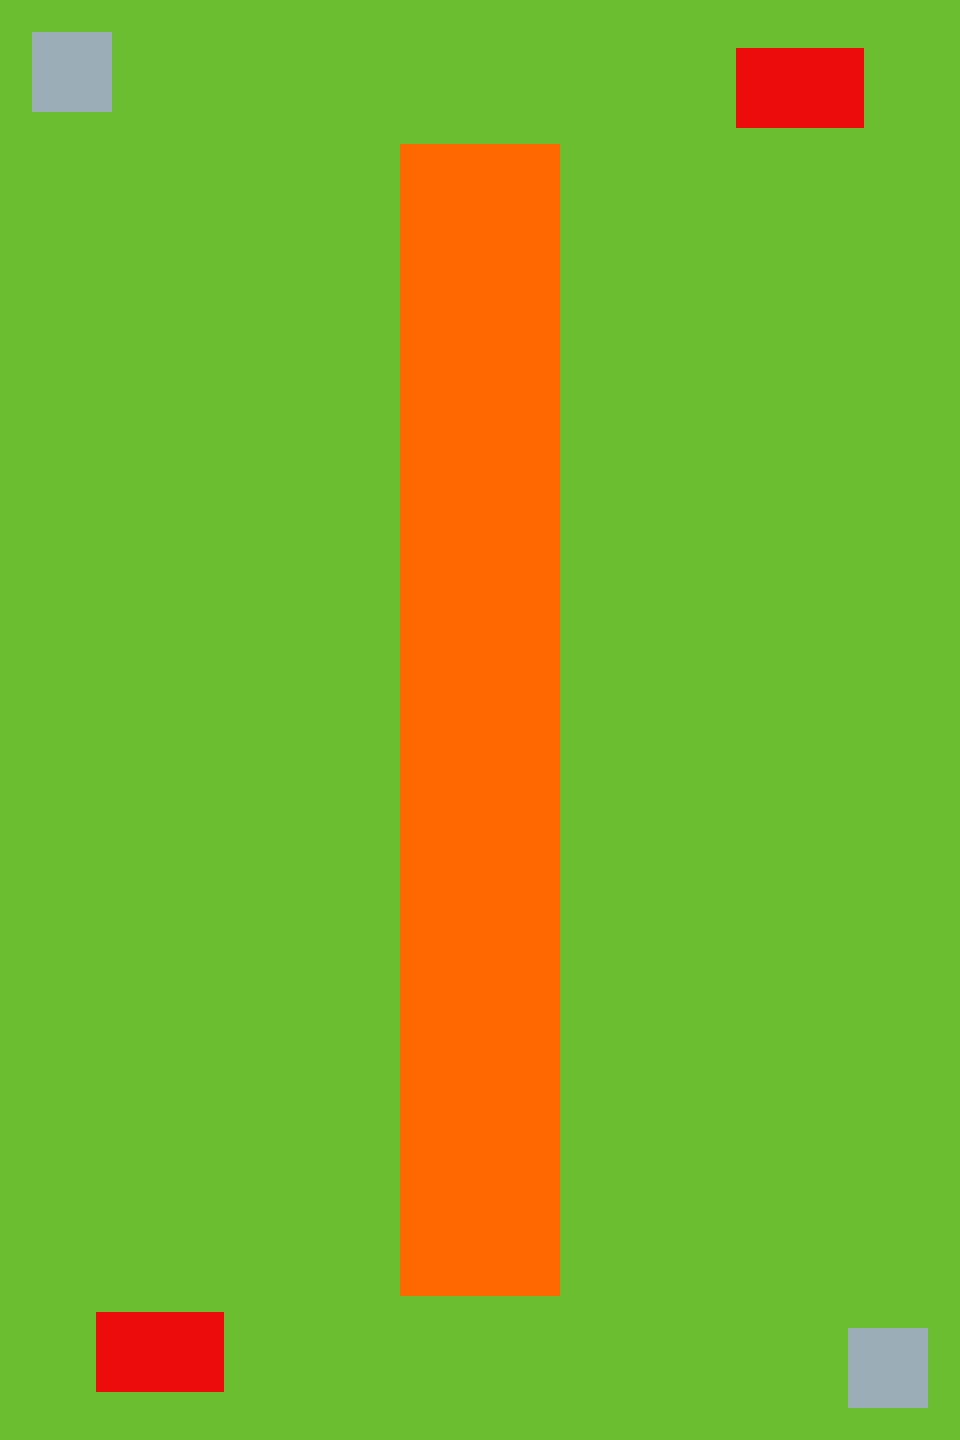

The image is a tile-based game level rendered from a .tmx file. Its description and source (layers, tilesets, objects; grid data summarised) follow:
An orthogonal 60x90 tile map with 16x16 px tiles, 5 tile layers (background, friend-birth, enemy-birth, mainstreet, ...).

<map version="1.0" orientation="orthogonal" renderorder="left-down" width="60" height="90" tilewidth="16" tileheight="16" nextobjectid="1">
 <tileset firstgid="1" name="colors" tilewidth="16" tileheight="16" tilecount="6" columns="0">
  <tile id="0">
   <image width="16" height="16" source="../textures/battlefield/background/background.png" />
  </tile>
  <tile id="1">
   <image width="16" height="16" source="../textures/battlefield/background/barricade.png" />
  </tile>
  <tile id="2">
   <image width="16" height="16" source="../textures/battlefield/background/mainstreet.png" />
  </tile>
  <tile id="3">
   <image width="16" height="16" source="../textures/battlefield/background/path.png" />
  </tile>
  <tile id="4">
   <image width="16" height="16" source="../textures/battlefield/background/sideway.png" />
  </tile>
  <tile id="5">
   <image width="16" height="16" source="../textures/battlefield/background/enemy.png" />
  </tile>
 </tileset>
 <layer name="background" width="60" height="90">
  <data>[5400 cells, 5400 non-empty, 1 distinct tile ids]</data>
 </layer>
 <layer name="friend-birth" width="60" height="90">
  <data>[5400 cells, 80 non-empty, 2 distinct tile ids]</data>
 </layer>
 <objectgroup name="friend-base" />
 <layer name="enemy-birth" width="60" height="90">
  <data>[5400 cells, 40 non-empty, 1 distinct tile ids]</data>
 </layer>
 <objectgroup name="enemy-birth" />
 <layer name="mainstreet" width="60" height="90">
  <data>[5400 cells, 720 non-empty, 1 distinct tile ids]</data>
 </layer>
 <layer name="side-way" width="60" height="90">
  <data>[5400 cells, 50 non-empty, 1 distinct tile ids]</data>
 </layer>
</map>
